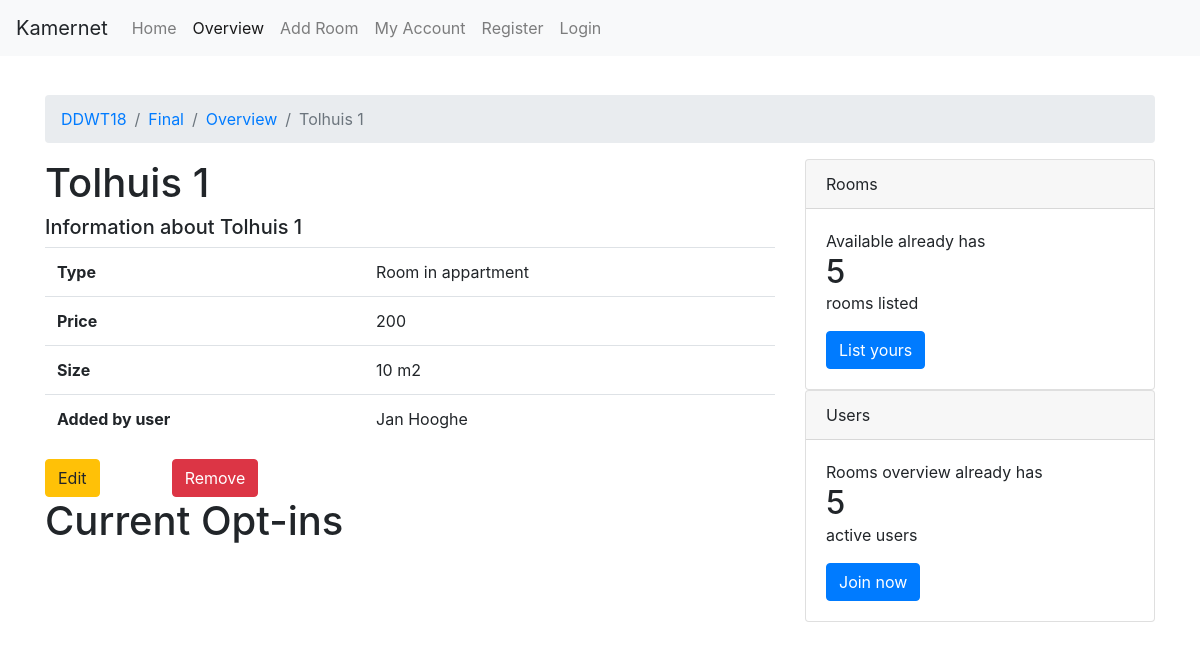
/DDWT18/final/room/?room_id=3 (signed in), run on the app's committed database.
### tables this page shows
CREATE TABLE `rooms` (
  `id` int(11) NOT NULL,
  `address` varchar(255) NOT NULL,
  `type` varchar(255) NOT NULL,
  `price` int(3) NOT NULL,
  `size` int(3) NOT NULL,
  `owner` int(11) NOT NULL
);

CREATE TABLE `users` (
  `id` int(11) NOT NULL,
  `username` varchar(255) NOT NULL,
  `password` varchar(255) NOT NULL,
  `full_name` varchar(255) NOT NULL,
  `birth_date` date NOT NULL,
  `role` int(11) NOT NULL,
  `biography` varchar(255) NOT NULL,
  `profession` varchar(255) NOT NULL,
  `language` varchar(255) NOT NULL,
  `email` varchar(255) NOT NULL,
  `phonenumber` int(11) NOT NULL
);

### views/room.php (the view, shortened to what this page needs)
<!doctype html>
<html lang="en">
<head>
    <link rel="stylesheet" href="https://stackpath.bootstrapcdn.com/bootstrap/4.1.3/css/bootstrap.min.css">
    <link rel="stylesheet" href="/DDWT18/final/css/main.css">
</head>
<body>
<?= $navigation ?>
<div class="container">
    <div class="pd-15">&nbsp</div>
    <?= $breadcrumbs ?>
    <div class="row">
        <div class="col-md-8">
            <h1><?= $page_title ?></h1>
            <h5><?= $page_subtitle ?></h5>
            <table class="table">
                <tbody>
                <tr>
                    <th scope="row">Type</th>
                    <td><?= $room_type ?></td>
                </tr>
                <tr>
                    <th scope="row">Price</th>
                    <td><?= $room_price ?></td>
                </tr>
                <tr>
                    <th scope="row">Size</th>
                    <td><?= $room_size ?> m2</td>
                </tr>
                <tr>
                    <th scope="row">Added by user</th>
                    <td><?= $added_by ?></td>
                </tr>
                </tbody>
            </table>
            <?php if ($display_buttons) {?>
                <div class="row">
                    <div class="col-sm-2">
                        <a href="/DDWT18/final/edit/?room_id=<?= $room_id ?>&user_id=<?= $_GET['room_id']?>" role="button" class="btn btn-warning">Edit</a>
                    </div>
                    <div class="col-sm-2">
                        <form action="/DDWT18/final/remove/" method="POST">
                            <button type="submit" class="btn btn-danger">Remove</button>
                        </form>
                    </div>
                </div>
            <?php }?>
                <?php if($display_optins) {?>
                    <?php if(isset($left_content)){?>
                        <h1>Current Opt-ins</h1>
                        <?php echo $left_content;} ?>
                <?php }?>
        </div>
        <div class="col-md-4">
        </div>
    </div>
</div>
</body>
</html>

### css/main.css (style rules this page uses)
.pd-15 { padding: 15px 0 0 0; }

### data on the page
rooms: address "Tolhuis 1", address "Information about Tolhuis 1", type "Room in appartment", price "200", size "10", owner.full_name "Jan Hooghe"

### other printed values
$nav_info[1]['name'] "Home"
$nav_info[1]['name'] "Overview"
$nav_info[1]['name'] "Add Room"
$nav_info[1]['name'] "My Account"
$nav_info[1]['name'] "Register"
$nav_info[1]['name'] "Login"
$name "DDWT18"
$name "Final"
$name "Overview"
$name "Tolhuis 1"
$nbr_rooms "5"
$nbr_users "5"
